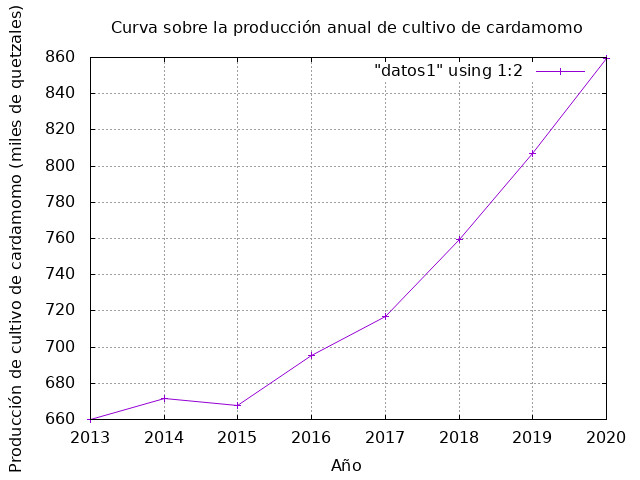

Reproduce this figure in gnuplot.
unset label
clear
set terminal jpeg
set output "Grafica1.jpg"
set title "Curva sobre la producción anual de cultivo de cardamomo"
set xlabel "Año"
set ylabel "Producción de cultivo de cardamomo (miles de quetzales)"
set grid
set style data linespoints
plot "datos1" using 1:2